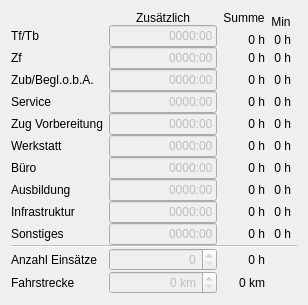
          <widget class="QWidget" name="tabZeiten">
           <attribute name="title">
            <string>Konto</string>
           </attribute>
           <layout class="QGridLayout" name="gridLayout_4" columnstretch="0,0,0,0,1">
            <property name="verticalSpacing">
             <number>0</number>
            </property>
            <item row="1" column="1" rowspan="2">
             <widget class="QLineEdit" name="lineTf">
              <property name="enabled">
               <bool>false</bool>
              </property>
              <property name="inputMask">
               <string>9999:99</string>
              </property>
              <property name="text">
               <string>0000:00</string>
              </property>
              <property name="maxLength">
               <number>7</number>
              </property>
              <property name="alignment">
               <set>Qt::AlignRight|Qt::AlignTrailing|Qt::AlignVCenter</set>
              </property>
              <property name="clearButtonEnabled">
               <bool>false</bool>
              </property>
             </widget>
            </item>
            <item row="0" column="3" rowspan="2">
             <widget class="QLabel" name="labelMin">
              <property name="text">
               <string>Min</string>
              </property>
              <property name="alignment">
               <set>Qt::AlignCenter</set>
              </property>
             </widget>
            </item>
            <item row="8" column="3">
             <widget class="QLabel" name="labelMinBuero">
              <property name="text">
               <string>0 h</string>
              </property>
              <property name="alignment">
               <set>Qt::AlignRight|Qt::AlignTrailing|Qt::AlignVCenter</set>
              </property>
             </widget>
            </item>
            <item row="11" column="1">
             <widget class="QLineEdit" name="lineSonstiges">
              <property name="enabled">
               <bool>false</bool>
              </property>
              <property name="inputMask">
               <string>9999:99</string>
              </property>
              <property name="text">
               <string>0000:00</string>
              </property>
              <property name="maxLength">
               <number>7</number>
              </property>
              <property name="alignment">
               <set>Qt::AlignRight|Qt::AlignTrailing|Qt::AlignVCenter</set>
              </property>
              <property name="clearButtonEnabled">
               <bool>false</bool>
              </property>
             </widget>
            </item>
            <item row="2" column="3">
             <widget class="QLabel" name="labelMinTf">
              <property name="text">
               <string>0 h</string>
              </property>
              <property name="alignment">
               <set>Qt::AlignRight|Qt::AlignTrailing|Qt::AlignVCenter</set>
              </property>
             </widget>
            </item>
            <item row="3" column="1">
             <widget class="QLineEdit" name="lineZf">
              <property name="enabled">
               <bool>false</bool>
              </property>
              <property name="inputMask">
               <string>9999:99</string>
              </property>
              <property name="text">
               <string>0000:00</string>
              </property>
              <property name="maxLength">
               <number>7</number>
              </property>
              <property name="alignment">
               <set>Qt::AlignRight|Qt::AlignTrailing|Qt::AlignVCenter</set>
              </property>
              <property name="clearButtonEnabled">
               <bool>false</bool>
              </property>
             </widget>
            </item>
            <item row="11" column="3">
             <widget class="QLabel" name="labelMinSonstiges">
              <property name="text">
               <string>0 h</string>
              </property>
              <property name="alignment">
               <set>Qt::AlignRight|Qt::AlignTrailing|Qt::AlignVCenter</set>
              </property>
             </widget>
            </item>
            <item row="7" column="1">
             <widget class="QLineEdit" name="lineWerkstatt">
              <property name="enabled">
               <bool>false</bool>
              </property>
              <property name="inputMask">
               <string>9999:99</string>
              </property>
              <property name="text">
               <string>0000:00</string>
              </property>
              <property name="maxLength">
               <number>7</number>
              </property>
              <property name="alignment">
               <set>Qt::AlignRight|Qt::AlignTrailing|Qt::AlignVCenter</set>
              </property>
              <property name="clearButtonEnabled">
               <bool>false</bool>
              </property>
             </widget>
            </item>
            <item row="4" column="0">
             <widget class="QLabel" name="labelZub">
              <property name="text">
               <string>Zub/Begl.o.b.A.</string>
              </property>
              <property name="buddy">
               <cstring>lineZub</cstring>
              </property>
             </widget>
            </item>
            <item row="13" column="0">
             <widget class="QLabel" name="labelAnzahl">
              <property name="text">
               <string>Anzahl Einsätze</string>
              </property>
              <property name="buddy">
               <cstring>doubleAnzahl</cstring>
              </property>
             </widget>
            </item>
            <item row="8" column="2">
             <widget class="QLabel" name="labelBueroSum">
              <property name="text">
               <string>0 h</string>
              </property>
              <property name="textFormat">
               <enum>Qt::PlainText</enum>
              </property>
              <property name="alignment">
               <set>Qt::AlignRight|Qt::AlignTrailing|Qt::AlignVCenter</set>
              </property>
             </widget>
            </item>
            <item row="7" column="3">
             <widget class="QLabel" name="labelMinWerkstatt">
              <property name="text">
               <string>0 h</string>
              </property>
              <property name="alignment">
               <set>Qt::AlignRight|Qt::AlignTrailing|Qt::AlignVCenter</set>
              </property>
             </widget>
            </item>
            <item row="9" column="3">
             <widget class="QLabel" name="labelMinAusbildung">
              <property name="text">
               <string>0 h</string>
              </property>
              <property name="alignment">
               <set>Qt::AlignRight|Qt::AlignTrailing|Qt::AlignVCenter</set>
              </property>
             </widget>
            </item>
            <item row="5" column="0">
             <widget class="QLabel" name="labelService">
              <property name="text">
               <string>Service</string>
              </property>
              <property name="buddy">
               <cstring>lineService</cstring>
              </property>
             </widget>
            </item>
            <item row="8" column="0">
             <widget class="QLabel" name="labelBuero">
              <property name="text">
               <string>Büro</string>
              </property>
              <property name="buddy">
               <cstring>lineBuero</cstring>
              </property>
             </widget>
            </item>
            <item row="9" column="1">
             <widget class="QLineEdit" name="lineAusbildung">
              <property name="enabled">
               <bool>false</bool>
              </property>
              <property name="inputMask">
               <string>9999:99</string>
              </property>
              <property name="text">
               <string>0000:00</string>
              </property>
              <property name="maxLength">
               <number>7</number>
              </property>
              <property name="alignment">
               <set>Qt::AlignRight|Qt::AlignTrailing|Qt::AlignVCenter</set>
              </property>
              <property name="clearButtonEnabled">
               <bool>false</bool>
              </property>
             </widget>
            </item>
            <item row="6" column="1">
             <widget class="QLineEdit" name="lineZugVorbereiten">
              <property name="enabled">
               <bool>false</bool>
              </property>
              <property name="inputMask">
               <string>9999:99</string>
              </property>
              <property name="text">
               <string>0000:00</string>
              </property>
              <property name="maxLength">
               <number>7</number>
              </property>
              <property name="alignment">
               <set>Qt::AlignRight|Qt::AlignTrailing|Qt::AlignVCenter</set>
              </property>
              <property name="clearButtonEnabled">
               <bool>false</bool>
              </property>
             </widget>
            </item>
            <item row="4" column="4">
             <spacer name="horizontalSpacer">
              <property name="orientation">
               <enum>Qt::Horizontal</enum>
              </property>
              <property name="sizeHint" stdset="0">
               <size>
                <width>0</width>
                <height>0</height>
               </size>
              </property>
             </spacer>
            </item>
            <item row="3" column="3">
             <widget class="QLabel" name="labelMinZf">
              <property name="text">
               <string>0 h</string>
              </property>
              <property name="alignment">
               <set>Qt::AlignRight|Qt::AlignTrailing|Qt::AlignVCenter</set>
              </property>
             </widget>
            </item>
            <item row="7" column="0">
             <widget class="QLabel" name="labelWerkstatt">
              <property name="text">
               <string>Werkstatt</string>
              </property>
              <property name="buddy">
               <cstring>lineWerkstatt</cstring>
              </property>
             </widget>
            </item>
            <item row="3" column="0">
             <widget class="QLabel" name="labelZf">
              <property name="text">
               <string>Zf</string>
              </property>
              <property name="buddy">
               <cstring>lineZf</cstring>
              </property>
             </widget>
            </item>
            <item row="6" column="3">
             <widget class="QLabel" name="labelMinZugVorbereiten">
              <property name="text">
               <string>0 h</string>
              </property>
              <property name="alignment">
               <set>Qt::AlignRight|Qt::AlignTrailing|Qt::AlignVCenter</set>
              </property>
             </widget>
            </item>
            <item row="5" column="2">
             <widget class="QLabel" name="labelServiceSum">
              <property name="text">
               <string>0 h</string>
              </property>
              <property name="textFormat">
               <enum>Qt::PlainText</enum>
              </property>
              <property name="alignment">
               <set>Qt::AlignRight|Qt::AlignTrailing|Qt::AlignVCenter</set>
              </property>
             </widget>
            </item>
            <item row="13" column="1">
             <widget class="QDoubleSpinBox" name="doubleAnzahl">
              <property name="enabled">
               <bool>false</bool>
              </property>
              <property name="alignment">
               <set>Qt::AlignRight|Qt::AlignTrailing|Qt::AlignVCenter</set>
              </property>
              <property name="decimals">
               <number>0</number>
              </property>
              <property name="maximum">
               <double>1000.000000000000000</double>
              </property>
             </widget>
            </item>
            <item row="7" column="2">
             <widget class="QLabel" name="labelWerkstattSum">
              <property name="text">
               <string>0 h</string>
              </property>
              <property name="textFormat">
               <enum>Qt::PlainText</enum>
              </property>
              <property name="alignment">
               <set>Qt::AlignRight|Qt::AlignTrailing|Qt::AlignVCenter</set>
              </property>
             </widget>
            </item>
            <item row="14" column="2">
             <widget class="QLabel" name="labelKilometerSum">
              <property name="text">
               <string>0 km</string>
              </property>
              <property name="textFormat">
               <enum>Qt::PlainText</enum>
              </property>
              <property name="alignment">
               <set>Qt::AlignRight|Qt::AlignTrailing|Qt::AlignVCenter</set>
              </property>
             </widget>
            </item>
            <item row="6" column="0">
             <widget class="QLabel" name="labelZugVorbereiten">
              <property name="text">
               <string>Zug Vorbereitung</string>
              </property>
              <property name="buddy">
               <cstring>lineZugVorbereiten</cstring>
              </property>
             </widget>
            </item>
            <item row="0" column="2">
             <widget class="QLabel" name="labelSumme">
              <property name="text">
               <string>Summe</string>
              </property>
              <property name="alignment">
               <set>Qt::AlignCenter</set>
              </property>
             </widget>
            </item>
            <item row="1" column="0" rowspan="2">
             <widget class="QLabel" name="labelTf">
              <property name="text">
               <string>Tf/Tb</string>
              </property>
              <property name="buddy">
               <cstring>lineTf</cstring>
              </property>
             </widget>
            </item>
            <item row="4" column="1">
             <widget class="QLineEdit" name="lineZub">
              <property name="enabled">
               <bool>false</bool>
              </property>
              <property name="inputMask">
               <string>9999:99</string>
              </property>
              <property name="text">
               <string>0000:00</string>
              </property>
              <property name="maxLength">
               <number>7</number>
              </property>
              <property name="alignment">
               <set>Qt::AlignRight|Qt::AlignTrailing|Qt::AlignVCenter</set>
              </property>
              <property name="clearButtonEnabled">
               <bool>false</bool>
              </property>
             </widget>
            </item>
            <item row="0" column="1">
             <widget class="QLabel" name="labelZusaetzlich">
              <property name="statusTip">
               <string>Tragen Sie hier die zusätzlichen Stunden ein, die eine Person geleistet hat</string>
              </property>
              <property name="text">
               <string>Zusätzlich</string>
              </property>
              <property name="alignment">
               <set>Qt::AlignCenter</set>
              </property>
             </widget>
            </item>
            <item row="14" column="1">
             <widget class="QDoubleSpinBox" name="doubleKilometer">
              <property name="enabled">
               <bool>false</bool>
              </property>
              <property name="alignment">
               <set>Qt::AlignRight|Qt::AlignTrailing|Qt::AlignVCenter</set>
              </property>
              <property name="suffix">
               <string> km</string>
              </property>
              <property name="decimals">
               <number>0</number>
              </property>
              <property name="maximum">
               <double>99999.000000000000000</double>
              </property>
             </widget>
            </item>
            <item row="13" column="2">
             <widget class="QLabel" name="labelAnzahlSum">
              <property name="text">
               <string>0 h</string>
              </property>
              <property name="textFormat">
               <enum>Qt::PlainText</enum>
              </property>
              <property name="alignment">
               <set>Qt::AlignRight|Qt::AlignTrailing|Qt::AlignVCenter</set>
              </property>
             </widget>
            </item>
            <item row="4" column="2">
             <widget class="QLabel" name="labelZubSum">
              <property name="text">
               <string>0 h</string>
              </property>
              <property name="textFormat">
               <enum>Qt::PlainText</enum>
              </property>
              <property name="alignment">
               <set>Qt::AlignRight|Qt::AlignTrailing|Qt::AlignVCenter</set>
              </property>
             </widget>
            </item>
            <item row="11" column="0">
             <widget class="QLabel" name="labelSonstiges">
              <property name="text">
               <string>Sonstiges</string>
              </property>
              <property name="buddy">
               <cstring>lineSonstiges</cstring>
              </property>
             </widget>
            </item>
            <item row="12" column="0" colspan="5">
             <widget class="Line" name="line_4">
              <property name="enabled">
               <bool>false</bool>
              </property>
              <property name="orientation">
               <enum>Qt::Horizontal</enum>
              </property>
             </widget>
            </item>
            <item row="11" column="2">
             <widget class="QLabel" name="labelSonstigesSum">
              <property name="text">
               <string>0 h</string>
              </property>
              <property name="textFormat">
               <enum>Qt::PlainText</enum>
              </property>
              <property name="alignment">
               <set>Qt::AlignRight|Qt::AlignTrailing|Qt::AlignVCenter</set>
              </property>
             </widget>
            </item>
            <item row="9" column="2">
             <widget class="QLabel" name="labelAusbildungSum">
              <property name="text">
               <string>0 h</string>
              </property>
              <property name="textFormat">
               <enum>Qt::PlainText</enum>
              </property>
              <property name="alignment">
               <set>Qt::AlignRight|Qt::AlignTrailing|Qt::AlignVCenter</set>
              </property>
             </widget>
            </item>
            <item row="5" column="1">
             <widget class="QLineEdit" name="lineService">
              <property name="enabled">
               <bool>false</bool>
              </property>
              <property name="inputMask">
               <string>9999:99</string>
              </property>
              <property name="text">
               <string>0000:00</string>
              </property>
              <property name="maxLength">
               <number>7</number>
              </property>
              <property name="alignment">
               <set>Qt::AlignRight|Qt::AlignTrailing|Qt::AlignVCenter</set>
              </property>
              <property name="clearButtonEnabled">
               <bool>false</bool>
              </property>
             </widget>
            </item>
            <item row="5" column="3">
             <widget class="QLabel" name="labelMinService">
              <property name="text">
               <string>0 h</string>
              </property>
              <property name="alignment">
               <set>Qt::AlignRight|Qt::AlignTrailing|Qt::AlignVCenter</set>
              </property>
             </widget>
            </item>
            <item row="14" column="0">
             <widget class="QLabel" name="labelStrecke">
              <property name="text">
               <string>Fahrstrecke</string>
              </property>
              <property name="buddy">
               <cstring>doubleKilometer</cstring>
              </property>
             </widget>
            </item>
            <item row="3" column="2">
             <widget class="QLabel" name="labelZfSum">
              <property name="text">
               <string>0 h</string>
              </property>
              <property name="textFormat">
               <enum>Qt::PlainText</enum>
              </property>
              <property name="alignment">
               <set>Qt::AlignRight|Qt::AlignTrailing|Qt::AlignVCenter</set>
              </property>
             </widget>
            </item>
            <item row="2" column="2">
             <widget class="QLabel" name="labelTfSum">
              <property name="text">
               <string>0 h</string>
              </property>
              <property name="textFormat">
               <enum>Qt::PlainText</enum>
              </property>
              <property name="alignment">
               <set>Qt::AlignRight|Qt::AlignTrailing|Qt::AlignVCenter</set>
              </property>
             </widget>
            </item>
            <item row="9" column="0">
             <widget class="QLabel" name="labelAusbildung_2">
              <property name="text">
               <string>Ausbildung</string>
              </property>
              <property name="buddy">
               <cstring>lineAusbildung</cstring>
              </property>
             </widget>
            </item>
            <item row="8" column="1">
             <widget class="QLineEdit" name="lineBuero">
              <property name="enabled">
               <bool>false</bool>
              </property>
              <property name="inputMask">
               <string>9999:99</string>
              </property>
              <property name="text">
               <string>0000:00</string>
              </property>
              <property name="maxLength">
               <number>7</number>
              </property>
              <property name="alignment">
               <set>Qt::AlignRight|Qt::AlignTrailing|Qt::AlignVCenter</set>
              </property>
              <property name="clearButtonEnabled">
               <bool>false</bool>
              </property>
             </widget>
            </item>
            <item row="6" column="2">
             <widget class="QLabel" name="labelZugVorbereitenSum">
              <property name="text">
               <string>0 h</string>
              </property>
              <property name="textFormat">
               <enum>Qt::PlainText</enum>
              </property>
              <property name="alignment">
               <set>Qt::AlignRight|Qt::AlignTrailing|Qt::AlignVCenter</set>
              </property>
             </widget>
            </item>
            <item row="4" column="3">
             <widget class="QLabel" name="labelMinZub">
              <property name="text">
               <string>0 h</string>
              </property>
              <property name="alignment">
               <set>Qt::AlignRight|Qt::AlignTrailing|Qt::AlignVCenter</set>
              </property>
             </widget>
            </item>
            <item row="10" column="1">
             <widget class="QLineEdit" name="lineInfrastruktur">
              <property name="enabled">
               <bool>false</bool>
              </property>
              <property name="inputMask">
               <string>9999:99</string>
              </property>
              <property name="text">
               <string>0000:00</string>
              </property>
              <property name="alignment">
               <set>Qt::AlignRight|Qt::AlignTrailing|Qt::AlignVCenter</set>
              </property>
              <property name="clearButtonEnabled">
               <bool>false</bool>
              </property>
             </widget>
            </item>
            <item row="10" column="2">
             <widget class="QLabel" name="labelInfrastrukturSum">
              <property name="text">
               <string>0 h</string>
              </property>
              <property name="textFormat">
               <enum>Qt::PlainText</enum>
              </property>
              <property name="alignment">
               <set>Qt::AlignRight|Qt::AlignTrailing|Qt::AlignVCenter</set>
              </property>
             </widget>
            </item>
            <item row="10" column="3">
             <widget class="QLabel" name="labelMinInfrastruktur">
              <property name="text">
               <string>0 h</string>
              </property>
              <property name="alignment">
               <set>Qt::AlignRight|Qt::AlignTrailing|Qt::AlignVCenter</set>
              </property>
             </widget>
            </item>
            <item row="10" column="0">
             <widget class="QLabel" name="labelInfrastruktur">
              <property name="text">
               <string>Infrastruktur</string>
              </property>
              <property name="buddy">
               <cstring>lineInfrastruktur</cstring>
              </property>
             </widget>
            </item>
            <item row="15" column="0" colspan="5">
             <spacer name="verticalSpacer_2">
              <property name="orientation">
               <enum>Qt::Vertical</enum>
              </property>
              <property name="sizeHint" stdset="0">
               <size>
                <width>0</width>
                <height>0</height>
               </size>
              </property>
             </spacer>
            </item>
           </layout>
          </widget>
